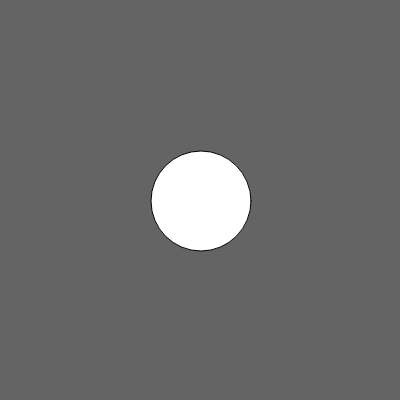
Frame 1 (no input)
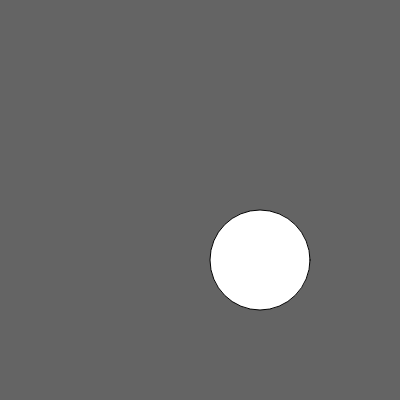
Frame 60 (no input)
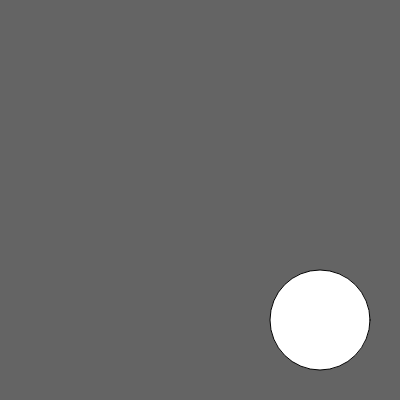
Frame 120 (the mouse pressed at the canvas centre since frame 60)

The p5.js sketch that drew these frames (run headless with seeded random() and noise() and a simulated clock; from frame 60 on, the mouse is pressed at the canvas centre):

// p5.js sketch
// ── sketch.js
var x= 200, y= 200;
var Dx=1, Dy= 1

function setup() {
  createCanvas(400, 400);
  colorMode(RGB);
  frameRate(20);
 
}

function draw() {
   background(100)
  x= x + Dy
  y= y + Dy
  circle(x,y,100)

}
